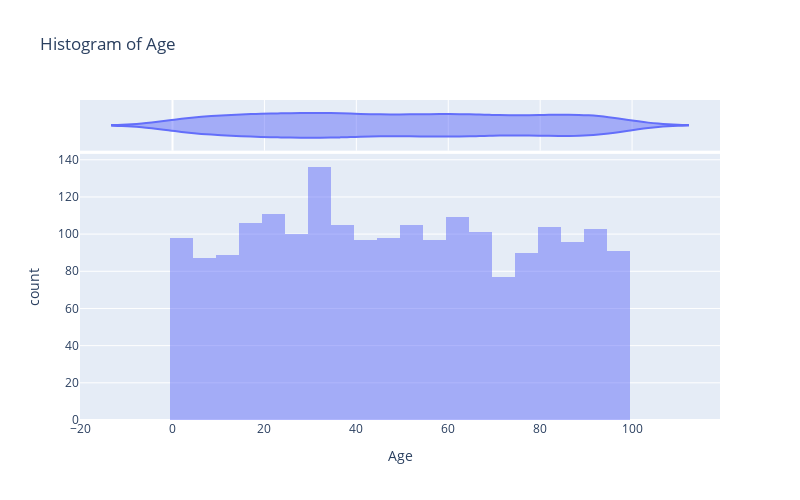

Notebook source saved alongside this figure:
### Markdown cell above
The distribution of annual income versus gender is similar to the distribution of age versus gender. There is no significant impact of gender on the annual income.

### Code cell
# Create a histogram of the 'Age' column, and include the Violin plot to show the distribution
fig = px.histogram(data, x='Age', marginal='violin',barmode ='overlay',title ='Histogram of Age', width=800, height=500)
# Display the plot
fig.show()

### Figure 1 — Plotly figure (JSON) as saved in the notebook; plotly's stock layout.template omitted (floating-point values rounded to 4 significant figures; data arrays with more than 128 entries replaced by an {"elided": "..."} marker saying what was removed)
{"data": [{"alignmentgroup": "True", "bingroup": "x", "hovertemplate": "Age=%{x}<br>count=%{y}<extra></extra>", "legendgroup": "", "marker": {"color": "#636efa", "opacity": 0.5, "pattern": {"shape": ""}}, "name": "", "offsetgroup": "", "orientation": "v", "showlegend": false, "type": "histogram", "x": {"elided": "2000 int values"}, "xaxis": "x", "yaxis": "y"}, {"alignmentgroup": "True", "hovertemplate": "Age=%{x}<extra></extra>", "legendgroup": "", "marker": {"color": "#636efa"}, "name": "", "offsetgroup": "", "scalegroup": "x", "showlegend": false, "type": "violin", "x": {"elided": "2000 int values"}, "xaxis": "x2", "yaxis": "y2"}], "layout": {"barmode": "overlay", "height": 500, "legend": {"tracegroupgap": 0}, "title": {"text": "Histogram of Age"}, "width": 800, "xaxis": {"anchor": "y", "domain": [0, 1], "title": {"text": "Age"}}, "xaxis2": {"anchor": "y2", "domain": [0, 1], "matches": "x", "showgrid": true, "showticklabels": false}, "yaxis": {"anchor": "x", "domain": [0, 0.8316], "title": {"text": "count"}}, "yaxis2": {"anchor": "x2", "domain": [0.8416, 1], "matches": "y2", "showgrid": false, "showline": false, "showticklabels": false, "ticks": ""}}}
